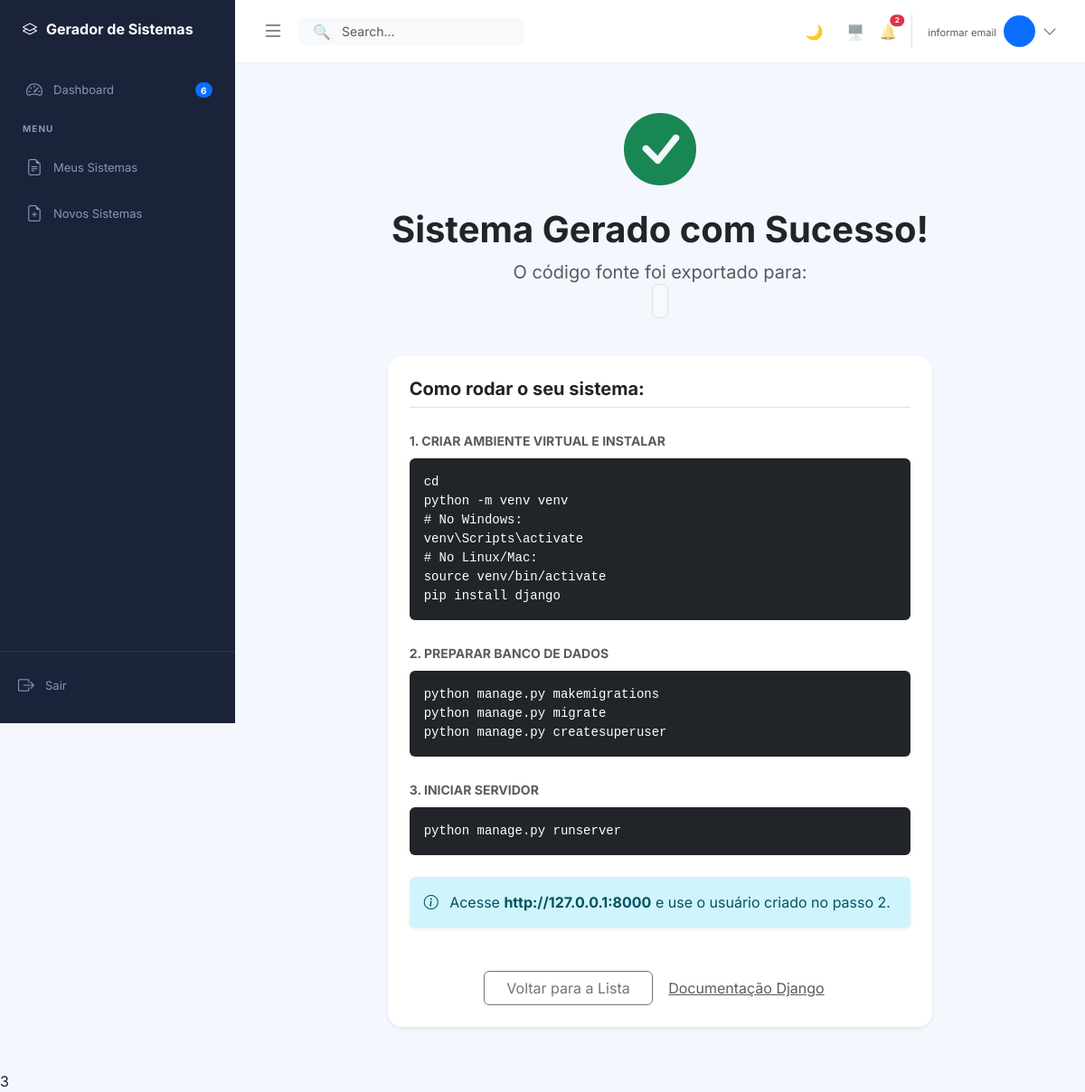
/gerar/2/sucesso/, run on an earlier commit of the app's database.
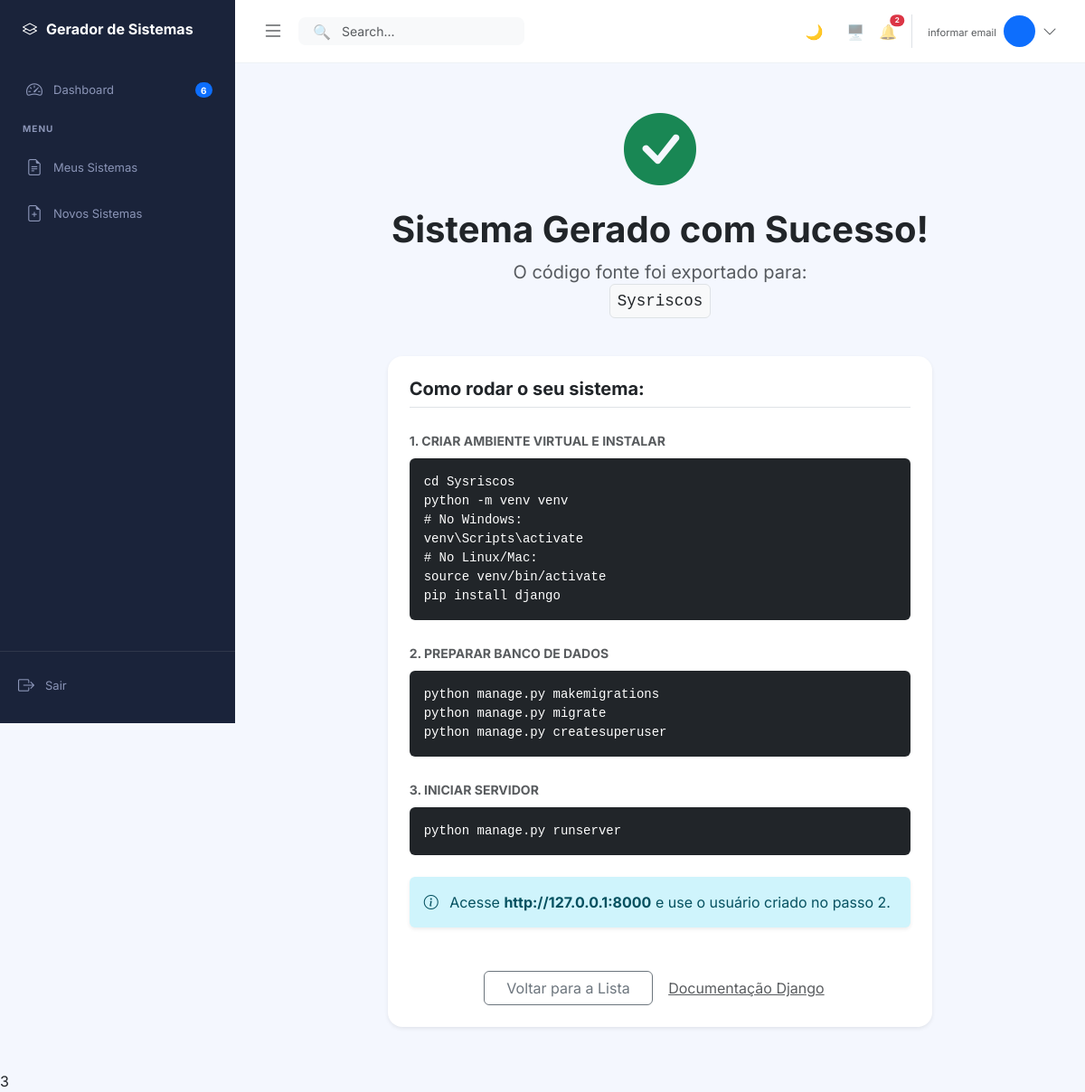
And on a later commit of the database.
### sistema/models.py (models this page shows, shortened)
class Sistema(models.Model):
    BD_CHOICES = [
        ('sqlite3', 'SQLite'),
        ('postgresql', 'PostgreSQL'), # Corrigido
        ('mysql', 'MySQL'),
        ('sqlserver', 'SQL Server'),
        ('oracle', 'Oracle'),
    ]
    MENU_CHOICES = [
        ('lateral', 'Menu Lateral (Sidebar)'),
        ('superior', 'Menu Superior (Navbar)'),
    ]
    usuario = models.ForeignKey(User, on_delete=models.CASCADE)
    nome = models.CharField(max_length=100, unique=True, verbose_name="Nome do Sistema")
    descricao = models.TextField(blank=True, verbose_name="Descrição")
    caminho_geracao = models.CharField(max_length=255, blank=True, verbose_name="Pasta onde gerar o projeto")
    banco_dados = models.CharField(max_length=50, choices=BD_CHOICES, default='sqlite3', verbose_name="Banco de dados")
    tipo_menu = models.CharField(max_length=20, choices=MENU_CHOICES, default='lateral', verbose_name="Estilo do Menu")
    usar_custom_user = models.BooleanField(default=True, verbose_name="Gerar Custom User Model?")
    gerar_api_rest = models.BooleanField(default=False, verbose_name="Configurar Django Rest Framework?")
    gerar_docker = models.BooleanField(default=False, verbose_name="Gerar Dockerfile e docker-compose?")
    usar_auditoria = models.BooleanField(default=False, verbose_name="Usar Auditoria?")
    slug = models.SlugField(max_length=100)
    arquivo_zip = models.FileField(upload_to='sistemas_zip/', null=True, blank=True)
    atualizado_em = models.DateTimeField(auto_now=True)
    class Meta:
        verbose_name = "Sistema"
        verbose_name_plural = "Sistemas"

### sistema/views.py (the view)
# urls.py: path('gerar/<int:pk>/sucesso/', views.gerar_sucesso_view, name='gerar_sucesso'),
def gerar_sucesso_view(request, pk):
    sistema = get_object_or_404(Sistema, pk=pk)
    nome_projeto = sistema.nome.lower().replace(" ", "_")
    context = {
        'sistema': sistema,
        'nome_projeto': nome_projeto,
        'caminho': sistema.caminho_geracao
    }
    return render(request, 'sistema/gerar_sucesso.html', context)

### sistema/templates/sistema/gerar_sucesso.html
{% extends 'base.html' %}
{% block content %}
<div class="container py-5">
    <div class="text-center mb-5">
        <div class="display-1 text-success mb-3">
            <i class="bi bi-check-circle-fill"></i>
        </div>
        <h1 class="fw-bold">Sistema Gerado com Sucesso!</h1>
        <p class="text-muted fs-5">O código fonte foi exportado para: <br>
            <code class="bg-light p-2 rounded text-dark border">{{ caminho }}</code>
        </p>
    </div>
    <div class="row justify-content-center">
        <div class="col-md-8">
            <div class="card shadow-sm border-0 rounded-4">
                <div class="card-body p-4">
                    <h5 class="fw-bold mb-4 border-bottom pb-2">Como rodar o seu sistema:</h5>
                    <div class="mb-4">
                        <label class="small fw-bold text-uppercase text-muted">1. Criar Ambiente Virtual e Instalar</label>
                        <div class="bg-dark text-white p-3 rounded mt-2 position-relative">
                            <pre class="mb-0"><code>cd {{ caminho }}
python -m venv venv
# No Windows:
venv\Scripts\activate
# No Linux/Mac:
source venv/bin/activate
pip install django</code></pre>
                        </div>
                    </div>
                    <div class="mb-4">
                        <label class="small fw-bold text-uppercase text-muted">2. Preparar Banco de Dados</label>
                        <div class="bg-dark text-white p-3 rounded mt-2">
                            <pre class="mb-0"><code>python manage.py makemigrations
python manage.py migrate
python manage.py createsuperuser</code></pre>
                        </div>
                    </div>
                    <div class="mb-2">
                        <label class="small fw-bold text-uppercase text-muted">3. Iniciar Servidor</label>
                        <div class="bg-dark text-white p-3 rounded mt-2">
                            <pre class="mb-0"><code>python manage.py runserver</code></pre>
                        </div>
                    </div>
                    <div class="alert alert-info mt-4 border-0 shadow-sm">
                        <i class="bi bi-info-circle me-2"></i>
                        Acesse <strong>http://127.0.0.1:8000</strong> e use o usuário criado no passo 2.
                    </div>
                    <div class="text-center mt-5">
                        <a href="{% url 'sistema:lista' %}" class="btn btn-outline-secondary px-4">Voltar para a Lista</a>
                        <a href="https://docs.djangoproject.com/" target="_blank" class="btn btn-link text-muted">Documentação Django</a>
                    </div>
                </div>
            </div>
        </div>
    </div>
</div>
{% endblock %}

What changed in the data, as far as the page shows it:
now on this page (row edited): Sistema: caminho_geracao "Sysriscos"
